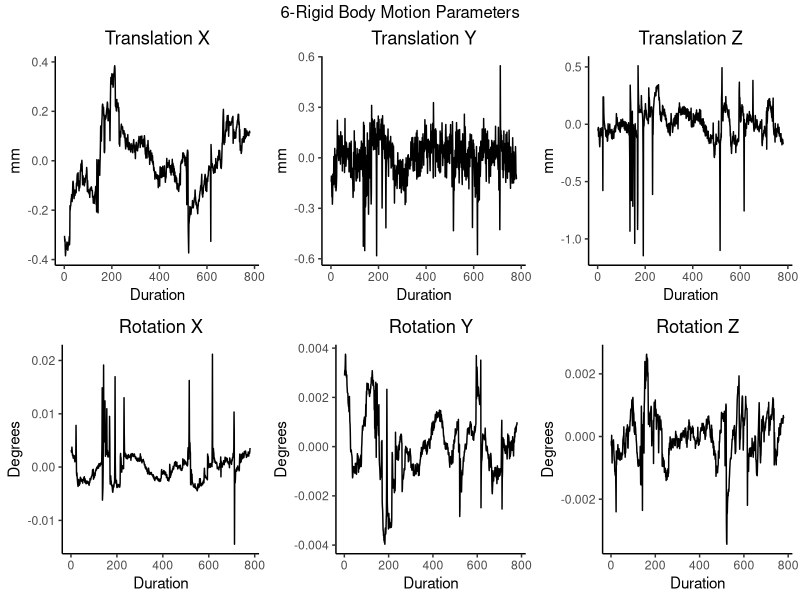
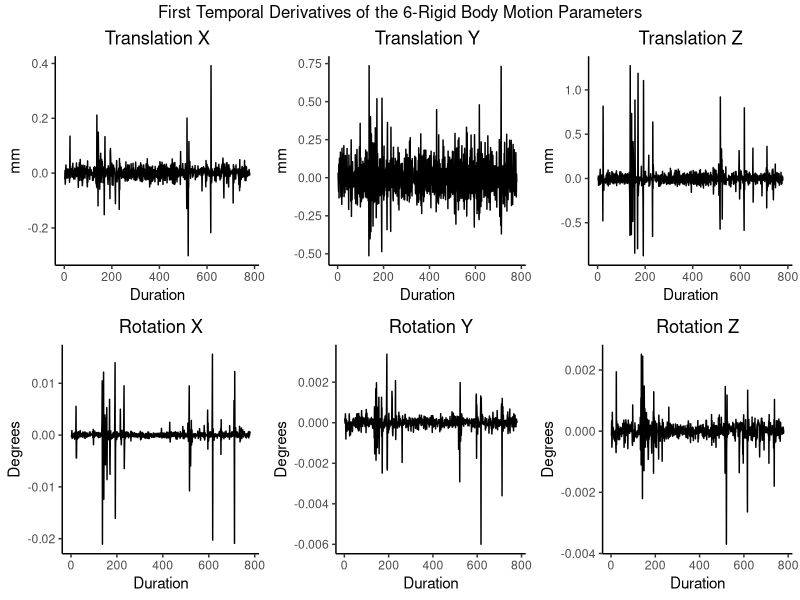
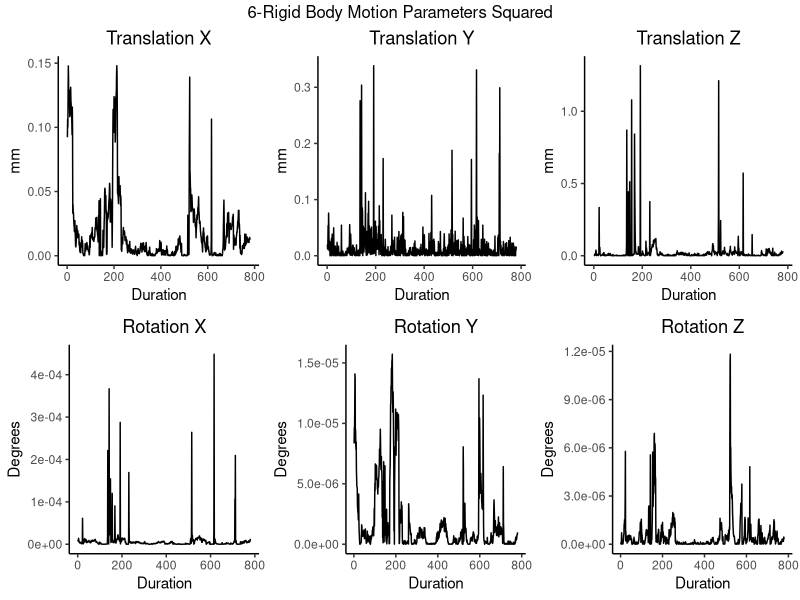
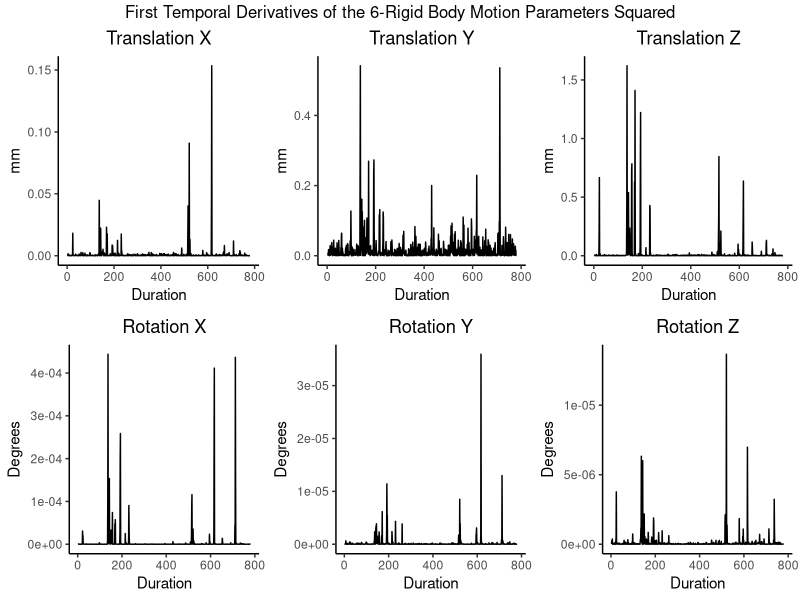

Recreate these plots in R, in order.
## ---- chunk 1
knitr::opts_chunk$set(echo = TRUE)
library(tidyverse)
library(gridExtra)
## ---- chunk 2

# load 6-rigidy body motion parameters
motion_demeaned <- read.csv("blog_Calculate_Motion_Regressors_files/example_motion_demeand.csv", header = FALSE)

# rename columns
motion_variables <- c("translation_x", "translation_y", "translation_z", "rotation_x", "rotation_y", "rotation_z")

colnames(motion_demeaned) <- motion_variables

# add duration for graphs
motion_demeaned$duration <- c(1:780)

# plot translation x
motion_translation_x <- ggplot(motion_demeaned, mapping = aes(x = duration, y = translation_x)) +
  geom_line() +
  theme_classic() +
  theme(
    plot.title = element_text(hjust = .5),
    plot.subtitle = element_text(hjust = .5)
  ) +
  ggtitle("Translation X") +
  xlab("Duration") +
  ylab("mm")

# plot translation y
motion_translation_y <- ggplot(motion_demeaned, mapping = aes(x = duration, y = translation_y)) +
  geom_line() +
  theme_classic() +
  theme(
    plot.title = element_text(hjust = .5),
    plot.subtitle = element_text(hjust = .5)
  ) +
  ggtitle("Translation Y") +
  xlab("Duration") +
  ylab("mm")

# plot translation z
motion_translation_z <- ggplot(motion_demeaned, mapping = aes(x = duration, y = translation_z)) +
  geom_line() +
  theme_classic() +
  theme(
    plot.title = element_text(hjust = .5),
    plot.subtitle = element_text(hjust = .5)
  ) +
  ggtitle("Translation Z") +
  xlab("Duration") +
  ylab("mm")

# plot rotation x
motion_rotation_x <- ggplot(motion_demeaned, mapping = aes(x = duration, y = rotation_x)) +
  geom_line() +
  theme_classic() +
  theme(
    plot.title = element_text(hjust = .5),
    plot.subtitle = element_text(hjust = .5)
  ) +
  ggtitle("Rotation X") +
  xlab("Duration") +
  ylab("Degrees")

# plot rotation y
motion_rotation_y <- ggplot(motion_demeaned, mapping = aes(x = duration, y = rotation_y)) +
  geom_line() +
  theme_classic() +
  theme(
    plot.title = element_text(hjust = .5),
    plot.subtitle = element_text(hjust = .5)
  ) +
  ggtitle("Rotation Y") +
  xlab("Duration") +
  ylab("Degrees")

# plot yaw
motion_rotation_z <- ggplot(motion_demeaned, mapping = aes(x = duration, y = rotation_z)) +
  geom_line() +
  theme_classic() +
  theme(
    plot.title = element_text(hjust = .5),
    plot.subtitle = element_text(hjust = .5)
  ) +
  ggtitle("Rotation Z") +
  xlab("Duration") +
  ylab("Degrees")

# plot 6-rigid body motion parameters into one figure
grid.arrange(motion_translation_x, motion_translation_y, motion_translation_z, motion_rotation_x, motion_rotation_y, motion_rotation_z, nrow = 2, ncol = 3, top = "6-Rigid Body Motion Parameters")
## ---- chunk 3

# calculate first temporal derivative
motion_demeaned.td1 <- sapply(motion_demeaned, FUN = function(x) c(NA, diff(x)))

# save as dataframe
motion_demeaned.td1 <- as.data.frame(motion_demeaned.td1)

# rename columns
colnames(motion_demeaned.td1) <- paste0(motion_variables, "_td1")

# add duration for graphs
motion_demeaned.td1$duration <- c(1:780)

# plot translation x td1
motion_translation_x_td1 <- ggplot(motion_demeaned.td1, mapping = aes(x = duration, y = translation_x_td1)) +
  geom_line() +
  theme_classic() +
  theme(
    plot.title = element_text(hjust = .5),
    plot.subtitle = element_text(hjust = .5)
  ) +
  ggtitle("Translation X") +
  xlab("Duration") +
  ylab("mm")

# plot translation y td1
motion_translation_y_td1 <- ggplot(motion_demeaned.td1, mapping = aes(x = duration, y = translation_y_td1)) +
  geom_line() +
  theme_classic() +
  theme(
    plot.title = element_text(hjust = .5),
    plot.subtitle = element_text(hjust = .5)
  ) +
  ggtitle("Translation Y") +
  xlab("Duration") +
  ylab("mm")

# plot translation z td1
motion_translation_z_td1 <- ggplot(motion_demeaned.td1, mapping = aes(x = duration, y = translation_z_td1)) +
  geom_line() +
  theme_classic() +
  theme(
    plot.title = element_text(hjust = .5),
    plot.subtitle = element_text(hjust = .5)
  ) +
  ggtitle("Translation Z") +
  xlab("Duration") +
  ylab("mm")

# plot rotation x td1
motion_rotation_x_td1 <- ggplot(motion_demeaned.td1, mapping = aes(x = duration, y = rotation_x_td1)) +
  geom_line() +
  theme_classic() +
  theme(
    plot.title = element_text(hjust = .5),
    plot.subtitle = element_text(hjust = .5)
  ) +
  ggtitle("Rotation X") +
  xlab("Duration") +
  ylab("Degrees")

# plot rotation y td1
motion_rotation_y_td1 <- ggplot(motion_demeaned.td1, mapping = aes(x = duration, y = rotation_y_td1)) +
  geom_line() +
  theme_classic() +
  theme(
    plot.title = element_text(hjust = .5),
    plot.subtitle = element_text(hjust = .5)
  ) +
  ggtitle("Rotation Y") +
  xlab("Duration") +
  ylab("Degrees")

# plot rotation z td1
motion_rotation_z_td1 <- ggplot(motion_demeaned.td1, mapping = aes(x = duration, y = rotation_z_td1)) +
  geom_line() +
  theme_classic() +
  theme(
    plot.title = element_text(hjust = .5),
    plot.subtitle = element_text(hjust = .5)
  ) +
  ggtitle("Rotation Z") +
  xlab("Duration") +
  ylab("Degrees")

# plot motion.td1 into one figure
grid.arrange(motion_translation_x_td1, motion_translation_y_td1, motion_translation_z_td1, motion_rotation_x_td1, motion_rotation_y_td1, motion_rotation_z_td1, nrow = 2, ncol = 3, top = "First Temporal Derivatives of the 6-Rigid Body Motion Parameters")
## ---- chunk 4

# square 6-rigid body motion parameters
motion_demeaned.sq <- motion_demeaned^2

# save as data frame
motion_demeaned.sq <- as.data.frame(motion_demeaned.sq)

# rename columns
colnames(motion_demeaned.sq) <- paste0(motion_variables, "_squared")

# add duration for graphs
motion_demeaned.sq$duration <- c(1:780)

# plot translation x squared
motion_translation_x_squared <- ggplot(motion_demeaned.sq, mapping = aes(x = duration, y = translation_x_squared)) +
  geom_line() +
  theme_classic() +
  theme(
    plot.title = element_text(hjust = .5),
    plot.subtitle = element_text(hjust = .5)
  ) +
  ggtitle("Translation X") +
  xlab("Duration") +
  ylab("mm")

# plot translation y squared
motion_translation_y_squared <- ggplot(motion_demeaned.sq, mapping = aes(x = duration, y = translation_y_squared)) +
  geom_line() +
  theme_classic() +
  theme(
    plot.title = element_text(hjust = .5),
    plot.subtitle = element_text(hjust = .5)
  ) +
  ggtitle("Translation Y") +
  xlab("Duration") +
  ylab("mm")

# plot translation z squared
motion_translation_z_squared <- ggplot(motion_demeaned.sq, mapping = aes(x = duration, y = translation_z_squared)) +
  geom_line() +
  theme_classic() +
  theme(
    plot.title = element_text(hjust = .5),
    plot.subtitle = element_text(hjust = .5)
  ) +
  ggtitle("Translation Z") +
  xlab("Duration") +
  ylab("mm")

# plot rotation x squared
motion_rotation_x_squared <- ggplot(motion_demeaned.sq, mapping = aes(x = duration, y = rotation_x_squared)) +
  geom_line() +
  theme_classic() +
  theme(
    plot.title = element_text(hjust = .5),
    plot.subtitle = element_text(hjust = .5)
  ) +
  ggtitle("Rotation X") +
  xlab("Duration") +
  ylab("Degrees")

# plot rotation y squared
motion_rotation_y_squared <- ggplot(motion_demeaned.sq, mapping = aes(x = duration, y = rotation_y_squared)) +
  geom_line() +
  theme_classic() +
  theme(
    plot.title = element_text(hjust = .5),
    plot.subtitle = element_text(hjust = .5)
  ) +
  ggtitle("Rotation Y") +
  xlab("Duration") +
  ylab("Degrees")

# plot rotation z squared
motion_rotation_z_squared <- ggplot(motion_demeaned.sq, mapping = aes(x = duration, y = rotation_z_squared)) +
  geom_line() +
  theme_classic() +
  theme(
    plot.title = element_text(hjust = .5),
    plot.subtitle = element_text(hjust = .5)
  ) +
  ggtitle("Rotation Z") +
  xlab("Duration") +
  ylab("Degrees")

# plot motion.sq into one figure
grid.arrange(motion_translation_x_squared, motion_translation_y_squared, motion_translation_z_squared, motion_rotation_x_squared, motion_rotation_y_squared, motion_rotation_z_squared, nrow = 2, ncol = 3, top = "6-Rigid Body Motion Parameters Squared")
## ---- chunk 5

# square the first temporal derivative
motion_demeaned.td1.sq <- motion_demeaned.td1^2 # first temporal derivative squared

# save as dataframe
motion_demeaned.td1.sq <- as.data.frame(motion_demeaned.td1.sq)

# rename columns
colnames(motion_demeaned.td1.sq) <- paste0(motion_variables, "_td1_squared") # rename columns

# add duration for graphs
motion_demeaned.td1.sq$duration <- c(1:780)

# plot translation x td1 squared
motion_translation_x_td1_squared <- ggplot(motion_demeaned.td1.sq, mapping = aes(x = duration, y = translation_x_td1_squared)) +
  geom_line() +
  theme_classic() +
  theme(
    plot.title = element_text(hjust = .5),
    plot.subtitle = element_text(hjust = .5)
  ) +
  ggtitle("Translation X") +
  xlab("Duration") +
  ylab("mm")

# plot translation y td1 squared
motion_translation_y_td1_squared <- ggplot(motion_demeaned.td1.sq, mapping = aes(x = duration, y = translation_y_td1_squared)) +
  geom_line() +
  theme_classic() +
  theme(
    plot.title = element_text(hjust = .5),
    plot.subtitle = element_text(hjust = .5)
  ) +
  ggtitle("Translation Y") +
  xlab("Duration") +
  ylab("mm")

# plot translation z td1 squared
motion_translation_z_td1_squared <- ggplot(motion_demeaned.td1.sq, mapping = aes(x = duration, y = translation_z_td1_squared)) +
  geom_line() +
  theme_classic() +
  theme(
    plot.title = element_text(hjust = .5),
    plot.subtitle = element_text(hjust = .5)
  ) +
  ggtitle("Translation Z") +
  xlab("Duration") +
  ylab("mm")

# plot rotation x td1 squared
motion_rotation_x_td1_squared <- ggplot(motion_demeaned.td1.sq, mapping = aes(x = duration, y = rotation_x_td1_squared)) +
  geom_line() +
  theme_classic() +
  theme(
    plot.title = element_text(hjust = .5),
    plot.subtitle = element_text(hjust = .5)
  ) +
  ggtitle("Rotation X") +
  xlab("Duration") +
  ylab("Degrees")

# plot rotation y td1 squared
motion_rotation_y_td1_squared <- ggplot(motion_demeaned.td1.sq, mapping = aes(x = duration, y = rotation_y_td1_squared)) +
  geom_line() +
  theme_classic() +
  theme(
    plot.title = element_text(hjust = .5),
    plot.subtitle = element_text(hjust = .5)
  ) +
  ggtitle("Rotation Y") +
  xlab("Duration") +
  ylab("Degrees")

# plot rotation z td1 squared
motion_rotation_z_td1_squared <- ggplot(motion_demeaned.td1.sq, mapping = aes(x = duration, y = rotation_z_td1_squared)) +
  geom_line() +
  theme_classic() +
  theme(
    plot.title = element_text(hjust = .5),
    plot.subtitle = element_text(hjust = .5)
  ) +
  ggtitle("Rotation Z") +
  xlab("Duration") +
  ylab("Degrees")

# plot motion.td1.sq into one figure
grid.arrange(motion_translation_x_td1_squared, motion_translation_y_td1_squared, motion_translation_z_td1_squared, motion_rotation_x_td1_squared, motion_rotation_y_td1_squared, motion_rotation_z_td1_squared, nrow = 2, ncol = 3, top = "First Temporal Derivatives of the 6-Rigid Body Motion Parameters Squared")
